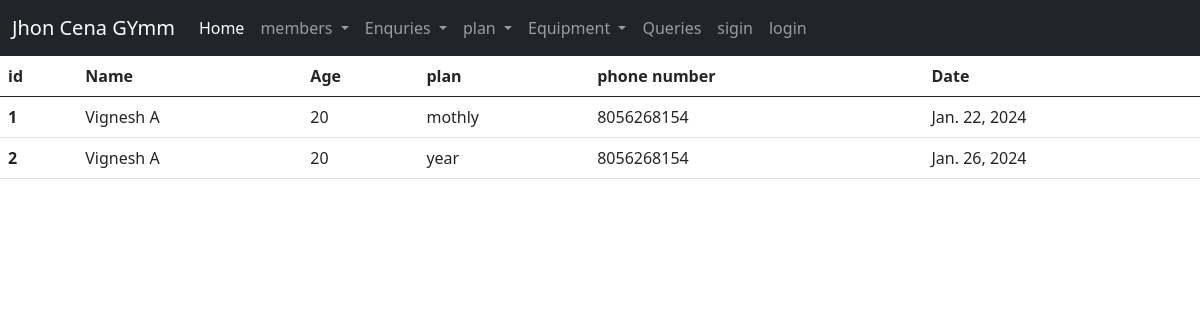
The page /members/ on the database its author committed.
### app1/models.py (models this page shows, shortened)
class memeber(models.Model):
    name=models.CharField(max_length=200)
    age=models.IntegerField()
    plan=models.ForeignKey(gympaln,on_delete=models.CASCADE)
    phonenumber=models.CharField(max_length=12)
    date = models.DateField()

class gympaln(models.Model):
    plan=models.CharField(max_length=200)
    fee=models.IntegerField(default=True)
    def __str__(self) :
        return self.plan

### app1/views.py (the view)
# urls.py: path('members/',views.view_member,name='member'),
def view_member(request):
    member=memeber.objects.all()
    return render(request,'app1/member.html',{'member':member})

### app1/templates/app1/member.html
{% include 'app1/base.html' %}
{% block content%}
<table class="table">
    <thead>
      <tr>
        <th scope="col">id</th>
        <th scope="col">Name</th>
        <th scope="col">Age</th>
        <th scope="col">plan</th>
        <th scope="col">phone number</th>
        <th scope="col">Date</th>
      </tr>
    </thead>
    <tbody>
        {% for i in member %}
      <tr>
        <th scope="row">{{i.id}}</th>
        <td> {{i.name}}</td>
        <td>{{i.age}}</td>
        <td>{{i.plan}}</td>
        <td>{{i.phonenumber}}</td>
        <td>{{i.date}}</td>
      </tr>
      {% endfor %}
    </tbody>
  </table>
{% endblock %}

### app1/templates/app1/base.html (style rules this page uses)
body { display: flex; flex-direction: column; min-height: 100vh; margin: 0; }

### rows shown on the page
memeber: id "1", name "Vignesh A", age "20", plan "mothly", phonenumber "8056268154", date "Jan. 22, 2024"
memeber: id "2", name "Vignesh A", age "20", plan "year", phonenumber "8056268154", date "Jan. 26, 2024"
